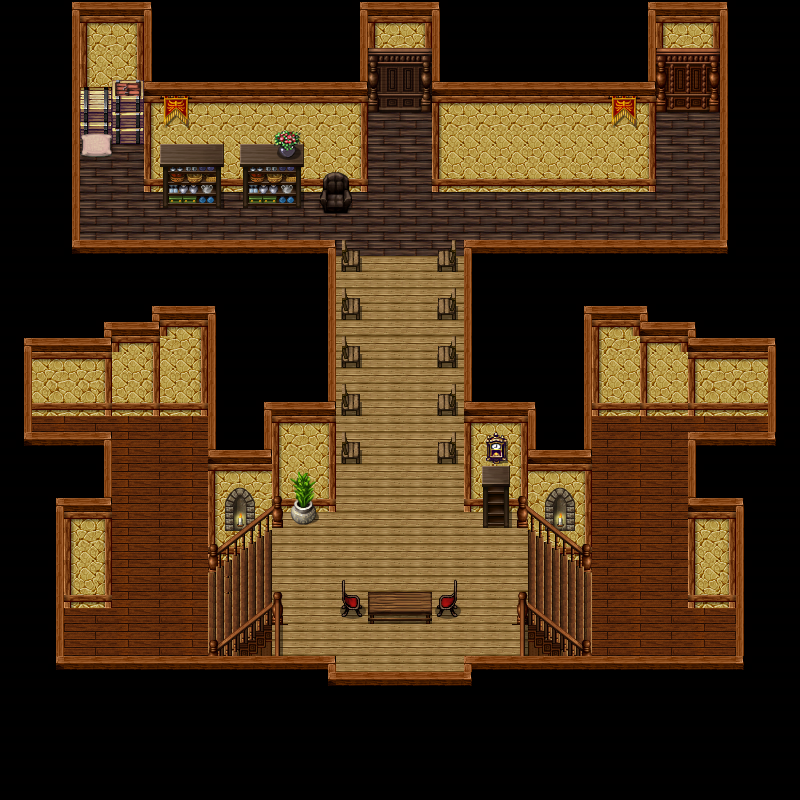

A level layout from a 2D game, rendered from its tile map. Below: a short description, then the map file with tile-grid data replaced by summaries:
An orthogonal 50x50 tile map with 16x16 px tiles, 9 tile layers (floor, walls, items, items, ...), 1 hidden layer not drawn, 6 tilesets and 8 objects (3x teleport, 3x object, 2x script).

<map version="1.0" orientation="orthogonal" width="50" height="50" tilewidth="16" tileheight="16">
 <properties>
  <property name="name" value="The Atrium" />
 </properties>
 <tileset firstgid="1" name="floors_2" tilewidth="16" tileheight="16">
  <image source="../graphics/tiles/floors_2.png" width="256" height="512" />
 </tileset>
 <tileset firstgid="513" name="walls_2" tilewidth="16" tileheight="16">
  <image source="../graphics/tiles/walls_2.png" width="512" height="690" />
 </tileset>
 <tileset firstgid="1889" name="furniture_2" tilewidth="16" tileheight="16">
  <image source="../graphics/tiles/furniture_2.png" width="512" height="512" />
 </tileset>
 <tileset firstgid="2913" name="mansion" tilewidth="16" tileheight="16">
  <image source="../graphics/tiles/mansion.png" width="611" height="770" />
 </tileset>
 <tileset firstgid="4737" name="stuff" tilewidth="16" tileheight="16">
  <image source="../graphics/tiles/stuff.png" width="512" height="512" />
 </tileset>
 <tileset firstgid="5761" name="library" tilewidth="16" tileheight="16">
  <image source="../graphics/tiles/library.png" width="500" height="715" />
 </tileset>
 <layer name="floor" width="50" height="50">
  <data>[2500 cells, 2500 non-empty, 16 distinct tile ids]</data>
 </layer>
 <layer name="walls" width="50" height="50">
  <data>[2500 cells, 506 non-empty, 20 distinct tile ids]</data>
 </layer>
 <layer name="items" width="50" height="50">
  <data>[2500 cells, 116 non-empty, 60 distinct tile ids]</data>
 </layer>
 <layer name="items" width="50" height="50">
  <data>[2500 cells, 163 non-empty, 138 distinct tile ids]</data>
 </layer>
 <layer name="items" width="50" height="50">
  <data>[2500 cells, 20 non-empty, 20 distinct tile ids]</data>
 </layer>
 <layer name="clickables" width="50" height="50">
  <data>[2500 cells, 0 non-empty, 0 distinct tile ids]</data>
 </layer>
 <layer name="hero" width="50" height="50">
  <data>[2500 cells, 0 non-empty, 0 distinct tile ids]</data>
 </layer>
 <layer name="items" width="50" height="50">
  <data>[2500 cells, 22 non-empty, 22 distinct tile ids]</data>
 </layer>
 <layer name="overhead map" width="50" height="50">
  <data>[2500 cells, 1298 non-empty, 17 distinct tile ids]</data>
 </layer>
 <layer name="collision" width="50" height="50" visible="0" opacity="0.87">
  <data>[2500 cells, 1796 non-empty, 1 distinct tile ids]</data>
 </layer>
 <objectgroup name="objects" width="50" height="50">
  <object name="tprighthallway" type="teleport" x="768" y="400" width="32" height="48">
   <properties>
    <property name="sound" value="doormove2" />
    <property name="target" value="righthallway" />
    <property name="x" value="3" />
    <property name="y" value="12" />
   </properties>
  </object>
  <object name="tpleftthallway" type="teleport" x="0" y="400" width="32" height="48">
   <properties>
    <property name="sound" value="doormove2" />
    <property name="target" value="lefthallway" />
    <property name="x" value="51" />
    <property name="y" value="13" />
   </properties>
  </object>
  <object name="hint_note" type="object" x="112" y="144" width="32" height="32">
   <properties>
    <property name="func" value="atrium_hintnote" />
    <property name="image" value="note.png" />
   </properties>
  </object>
  <object name="tplibrary" type="teleport" x="672" y="64" width="32" height="48">
   <properties>
    <property name="func" value="atrium_tplibrary" />
    <property name="sound" value="doormove4" />
    <property name="target" value="librarydownstairs" />
    <property name="x" value="7" />
    <property name="y" value="74" />
   </properties>
  </object>
  <object name="blockingshelf" type="object" x="112" y="416" width="96" height="112">
   <properties>
    <property name="block" value="True" />
    <property name="func" value="atrium_blockingshelf" />
    <property name="image" value="bigshelf_six.png" />
   </properties>
  </object>
  <object name="mastershelf" type="object" x="368" y="16" width="64" height="112">
   <properties>
    <property name="block" value="True" />
    <property name="func" value="atrium_mastershelf" />
    <property name="image" value="bigshelf_four.png" />
   </properties>
  </object>
 </objectgroup>
 <objectgroup name="scripts" width="50" height="50">
  <object name="sfx" type="script" x="496" y="528" width="32" height="80">
   <properties>
    <property name="func" value="atrium_sfx" />
   </properties>
  </object>
  <object name="scare" type="script" x="544" y="192" width="32" height="64">
   <properties>
    <property name="func" value="atrium_scare" />
   </properties>
  </object>
 </objectgroup>
</map>
